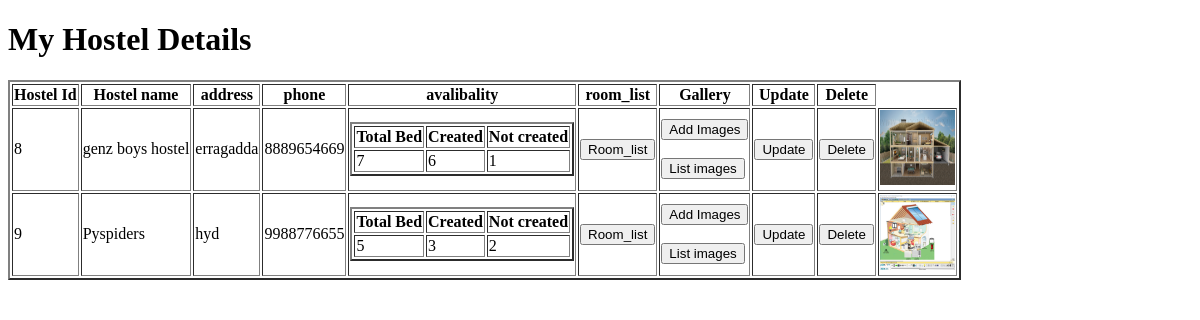
Page /Owner/myhostels/ (signed in) on the earlier database version.
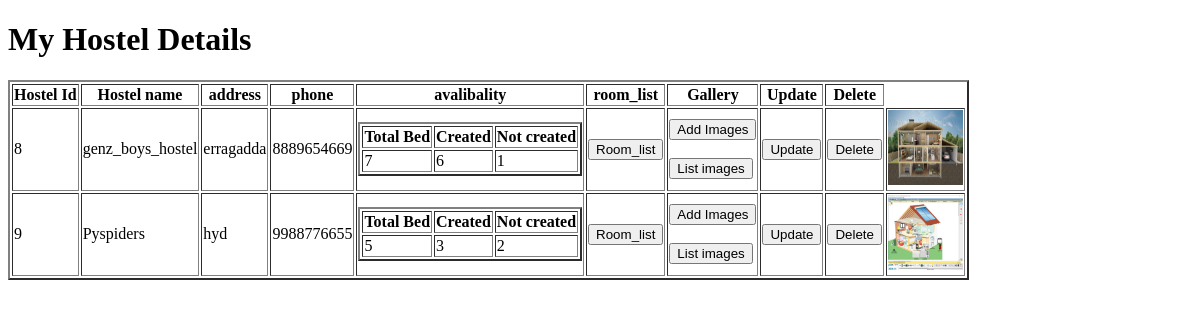
Same page on the later database version.
### Owner/models.py (models this page shows, shortened)
class hostel_details_model(models.Model):
    hostel_id=models.AutoField(primary_key=True)
    hostel_name=models.CharField(max_length=20,unique=True)
    address=models.TextField(max_length=100)
    GST=models.CharField(max_length=15,unique=True)
    license=models.CharField(max_length=20,unique=True)
    type_of_hostel=models.CharField(max_length=10,choices=[['Male','Male'],['Female','Female'],['Co_living','Co_living']])
    hostel_owner_name=models.CharField(max_length=30)
    owner_id=models.PositiveIntegerField()
    owner_phone_no=models.PositiveBigIntegerField(unique=True)
    owner_email=models.EmailField(unique=True)
    location=models.CharField(max_length=50,default='Hyderabad')
    image=models.ImageField(upload_to='hostels/')

### Owner/views.py (the view)
def my_hostel_details(request):
    res=hostel_details_model.objects.filter(owner_id=request.user.id)
    temp=gallery_model.objects.all()
    hostel= hostel_details_model.objects.filter(owner_id=request.user.id)
    count=[(i.hostel_id,sum([j.num_of_beds for j in rooms_details_model.objects.filter(hostel_id=i)])) for i in hostel]
    count1=[(i.hostel_id,sum([bed_details_model.objects.filter(room_no=j).count() for j in rooms_details_model.objects.filter(hostel_id=i)])) for i in hostel]
    print('total beds','created', "not created",sep='|')
    l=[(k[0][0],k[0][1],k[1][1],(k[0][1])-(k[1][1])) for k in zip(count,count1) if k[0][0]==k[1][0]]
    return render(request,template_name='myhostel.html',context={'hostel_details':res,'images':temp,'available':l})

### Owner/Templates/myhostel.html (shortened to what this page needs)
<!DOCTYPE html>
<html lang="en">
<head>
</head>
<body>
    <h1>My Hostel Details</h1>
    {% if hostel_details %}
    <table border="2">
        <tr>
            <th>Hostel Id</th>
            <th>Hostel name</th>
            <th>address</th>
            <th>phone</th>
            <th>avalibality</th>
            <th>room_list</th>
            <th>Gallery</th>
            <th>Update</th>
            <th>Delete</th>
        </tr>
            {% for hostel in hostel_details %}
            <tr>
            <td>{{hostel.hostel_id}}</td>
            <td>{{hostel.hostel_name}}</td>
            <td>{{hostel.address}}</td>
            <td>{{hostel.owner_phone_no}}</td>
            <td><table border="2">
                <tr><th>Total Bed</th>
                    <th>Created</th>
                    <th>Not created</th>
                </tr>
                <tr>
                {% for m in available %} {% if m.0 == hostel.hostel_id %}
                    <td>{{m.1}}</td>
                    <td>{{m.2}}</td>
                    <td>{{m.3}}</td>
                    {% endif %}{% endfor%} </tr> </table></td>
            <td><a href="{% url 'owner:hostel_list' pk=hostel.hostel_id %}"><button>Room_list</button></a></td>
            <td>
                <a href="{% url 'owner:gallery' pk=hostel.hostel_id %}"><button>Add Images</button></a><br><br>
                <a href="{% url 'owner:gallery_images' pk=hostel.hostel_id %}"> <button>List images</button></a>
            </td>
            <td><a href="{% url 'owner:hostel_update' pk=hostel.hostel_id %}"><button>Update</button></a></td>
            <td><a href="{% url 'owner:hostel_delete' pk=hostel.hostel_id %}"><button>Delete</button></a></td>
            <td>
            {% for i in images %}
                {% if i.hostel_id == hostel.hostel_id %}
                    <img src="{{i.images.url}}" alt="" height="75" width="75">
                {% endif %}
            {% endfor %}
        </td>
        </tr>
            {% endfor %}
    </table>
    {% else %}
    <h3>Data is not found</h3>
    {% endif %}
</body>
</html>

Differences in the rows shown:
changed hostel_details_model "erragadda": hostel_name "genz boys hostel" → "genz_boys_hostel"
